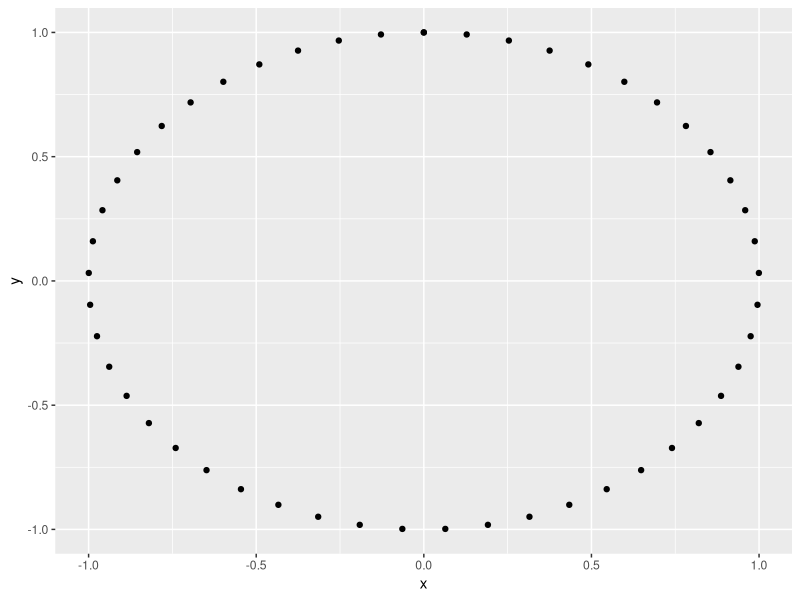
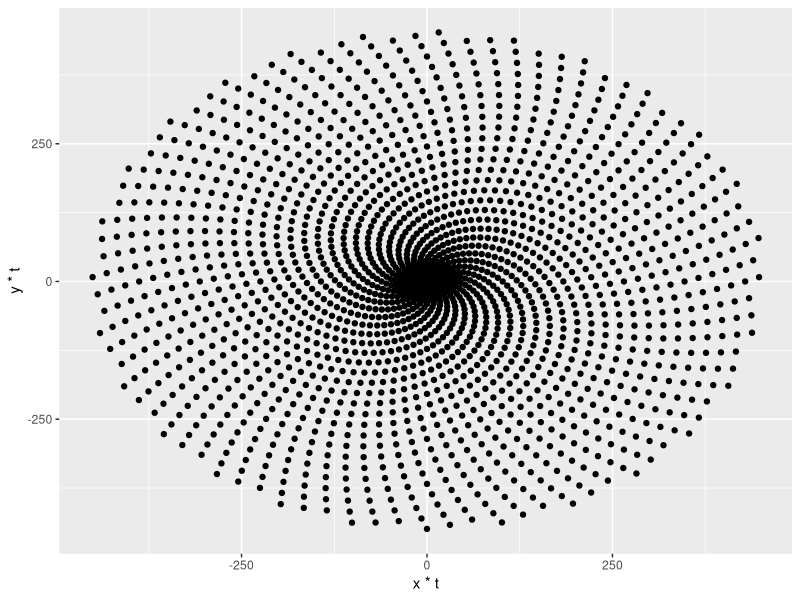
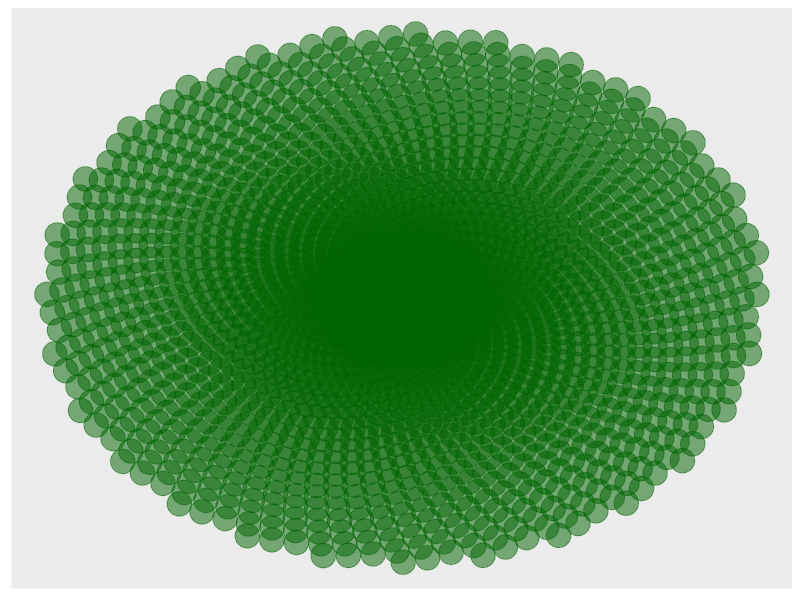
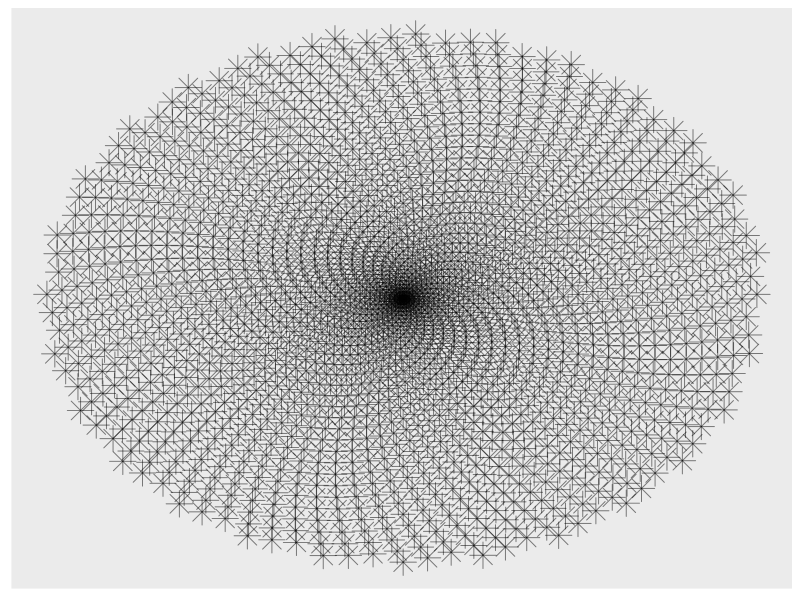
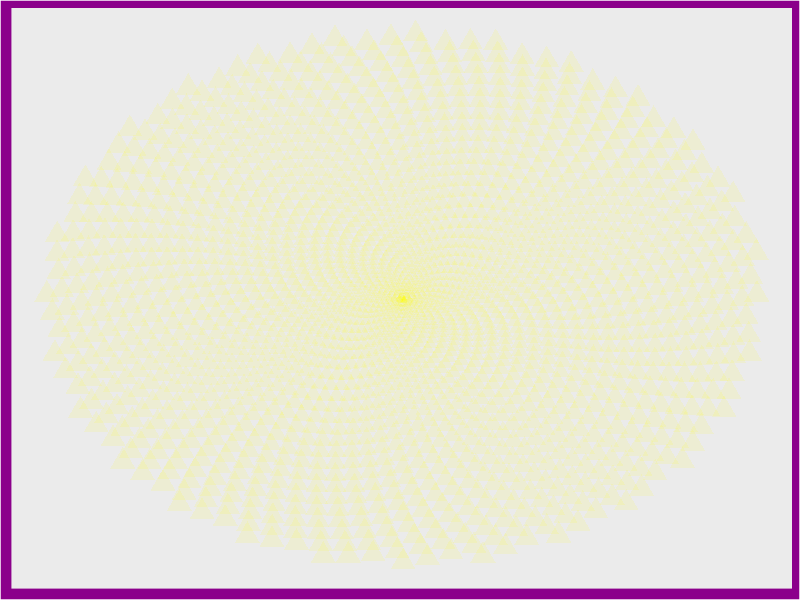

The R source for these figures, in order:
## ---- chunk 1
knitr::opts_chunk$set(echo = TRUE)
## ---- chunk 2
options(repr.plot.width = 4, repr.plot.height = 4)
## ---- chunk 3
library(ggplot2)
## ---- chunk 4
t <- seq(0, 2*pi, length.out = 50)
x <- sin(t)
y <- cos(t)
df <- data.frame(t, x, y)
## ---- chunk 5
p <- ggplot(df, aes(x, y))
p + geom_point()
## ---- chunk 6
points <- 2000
## ---- chunk 7
angle <- 13*pi/180
  #pi*(3 - sqrt(5))
t <- (1:points) * angle
x <- sin(t)
y <-cos(t)
df <- data.frame(t, x, y)
## ---- chunk 8
p <- ggplot(df, aes(x*t, y*t))
p + geom_point()
## ---- chunk 9
df <- data.frame(t, x, y)
## ---- chunk 10
p <- ggplot(df, aes(x*t, y*t))
p + geom_point(color = "darkgreen", size = 8, alpha = 0.5) +
  theme(
    panel.grid = element_blank(),
    title = element_blank(),
    axis.text = element_blank(),
    axis.ticks = element_blank(),
    plot.background = element_rect(fill = "white"))
## ---- chunk 11
p <- ggplot(df, aes(x*t, y*t))
p + geom_point(aes(size = t), shape = 8, color = "black", alpha = 0.5) +
  theme(
    panel.grid = element_blank(),
    title = element_blank(),
    axis.text = element_blank(),
    axis.ticks = element_blank(),
    plot.background = element_rect(fill = "white"),
    legend.position = "none"
  )
## ---- chunk 12
p <- ggplot(df, aes(x*t, y*t))
p + geom_point(aes(size = t), shape = 17,  color = "yellow", alpha = 0.1) +
  theme(
    panel.grid = element_blank(),
    title = element_blank(),
    axis.text = element_blank(),
    axis.ticks = element_blank(),
    plot.background = element_rect(fill = "darkmagenta"),
    legend.position = "none"
  )

